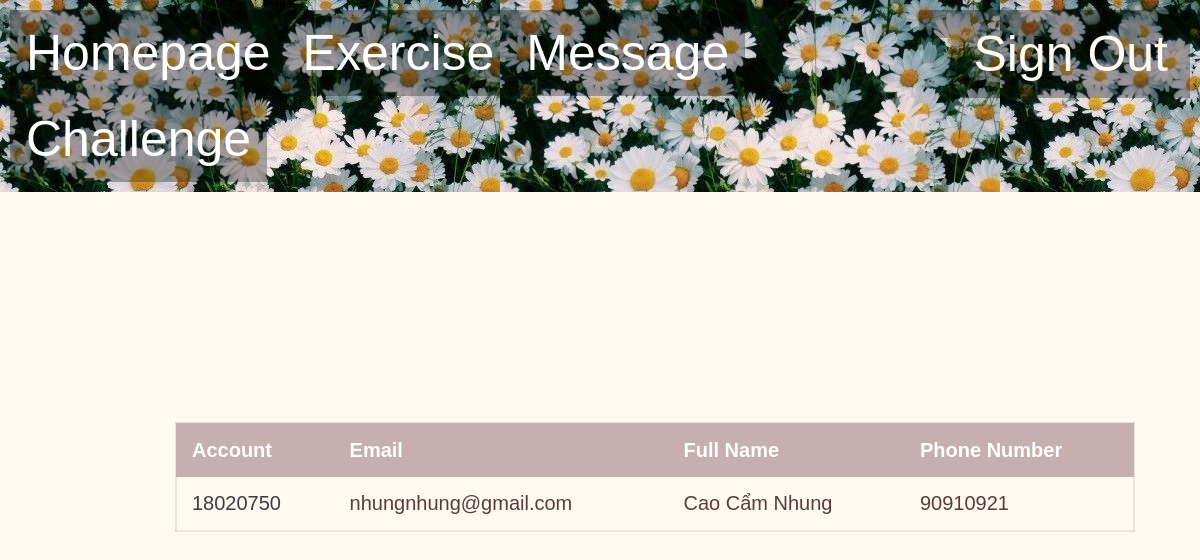
Screenshot of /listOfUsers.php?account=18020750 with the database file from the repository.
### tables this page shows
CREATE TABLE `student` (
  `account` varchar(15) NOT NULL,
  `email` varchar(50) NOT NULL,
  `fullName` varchar(50) NOT NULL,
  `phoneNumber` int(15) NOT NULL
);

### listOfUsers.php (the view, shortened to what this page needs)
<head>
    <link rel="stylesheet" href="mains.css">
    <link rel="stylesheet" href="navbars.css">
    <link rel="stylesheet" href="listOfUsers.css">
</head>
<body>
    <div>
        <ul>
            <li><a href='listOfUsers.php'>Homepage</a></li>
            <li><a href='exercise.php'>Exercise</a></li>
            <?php
                if (!empty($_GET['account'])){
                    if($_GET['account'] != $_SESSION['account']){
                        echo "<li><a href='m.php'>Message</a></li>";
                    }
                }
            ?>
            <li style="float:right"><a href=""><form action="" method="POST" style="font-size: 0px;"><input type="submit" name="signOut" value="Sign Out" style="border:none; background-color:transparent;
            font-size: 50px; font-family: 'Gill Sans', 'Gill Sans MT', Calibri, 'Trebuchet MS', sans-serif; color: floralwhite;"></form></a></li>
            <li style="float:right"><a href=<?php echo "'listOfUsers.php?account=".$_SESSION["account"]."'>";?> <?php echo $_SESSION["account"];?></a></li>
            <li><a href='challenge.php'>Challenge</a></li>
        </ul>
    </div>
    <div style="height:62%">
        <?php
            $servername = "localhost";
            $database = "student_management";
            $username = "root";
            $password = "";
            $conn = mysqli_connect($servername, $username, $password, $database);
        ?>
        <?php
            if (!empty($_GET['account'])){
                $html1 = '<table id="t01" style="margin-top: 200px">';
                $html1 .= '<tr>';
                $html1 .= '<th>' . "Account" .'</th>';
                $html1 .= '<th>' . "Email".'</th>';
                $html1 .= '<th>' . "Full Name" .'</th>';
                $html1 .= '<th>' . "Phone Number" .'</th>';
                $html1 .= '</tr>';
                $a = $_GET['account'];
                $sql = "SELECT account, email, fullName, phoneNumber
                        FROM student
                        WHERE account = '$a'";
                $result = $conn->query($sql);
                if ($result->num_rows > 0){
                    $row = $result->fetch_assoc();
                    $html1 .= '<tr>';
                    $html1 .= '<td>' .'<a href="listOfUsers.php?account='.$row["account"].'">'. $row["account"] .'</a>'.'</td>';
                    $html1 .= '<td>' . $row["email"] . '</td>';
                    $html1 .= '<td>' . $row["fullName"] . '</td>';
                    $html1 .= '<td>' . $row["phoneNumber"] . '</td>';
                    $html1 .= '</tr>';
                    $html1 .= '</table>';
                    echo $html1;
                }
            }
                ?>
    </div>
</body>

### mains.css (style rules this page uses)
body { margin: 0; background-color: floralwhite; }

### navbars.css (style rules this page uses)
ul { list-style-type: none; margin: 0px; border-bottom: 30px solid floralwhite; padding: 10; overflow: hidden; background-image:url('image/b99d24f738af6f0ac9dd9d15391b8f77.jpg'); font-size: 50px; font-family: 'Gill Sans', 'Gill Sans MT', Calibri, 'Trebuchet MS', sans-serif; color: floralwhite; }
li { float: left; }
li a { display: block; color: white; text-align: center; padding: 14px 16px; text-decoration: none; background-color: rgba(0, 0, 0, 0.3); }

### listOfUsers.css (style rules this page uses)
table { margin: 10px 175px; width: 80%; border: 2px solid rgb(199, 175, 175, 0.3); }
table, th, td { border-collapse: collapse; font-size: 20px; font-family: 'Gill Sans', 'Gill Sans MT', Calibri, 'Trebuchet MS', sans-serif; }
th, td { padding: 15px; text-align: left; }
#t01 tr:nth-child(even) { background-color: floralwhite ; color: rgb(88, 60, 60); }
#t01 a:link { color: rgb(62, 59, 70) ; text-decoration: none; }
#t01 tr:nth-child(odd) { background-color: rgb(199, 175, 175, 0.3); color: rgb(88, 60, 60); }
#t01 th { background-color: rgb(199, 175, 175); color: white; }

### rows the page displays
student: account "18020750", email "nhungnhung@gmail.com", fullName "Cao Cẩm Nhung", phoneNumber "90910921"
